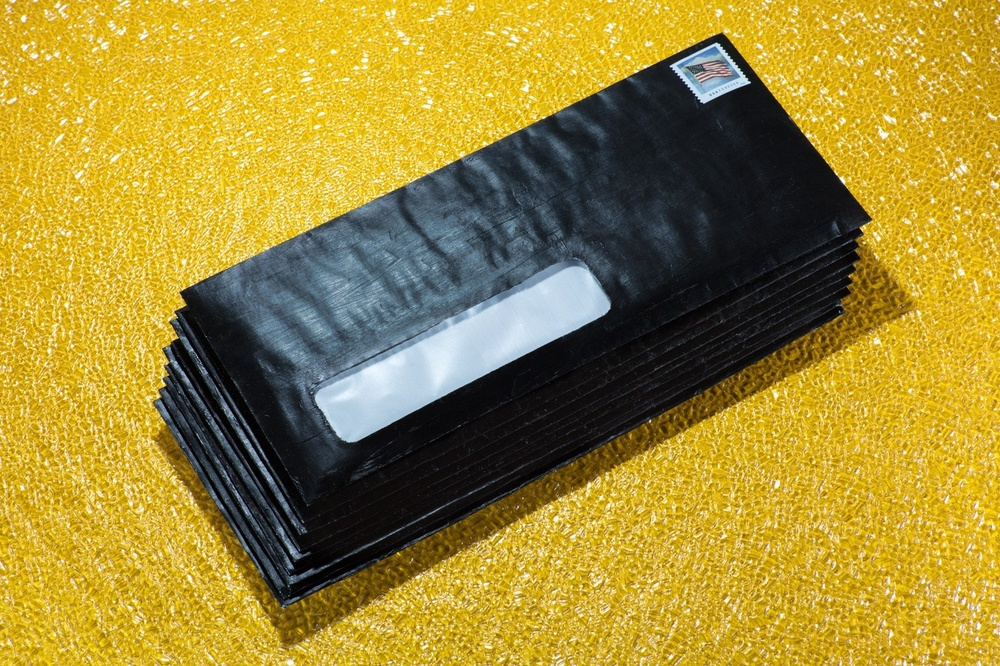
#> input picture blackmail.jpg, 1000 x 666 px, shrunk from 1600 x 1066 before the run
$ python checkboardmask.py
#> lines starting #> are read from the running program, lines starting #| are printed output that depends on the picture; after the words box and inside, x2 and y2 are one past the last pixel; in counts of white or black regions, pixels touching at a corner belong together
#!/usr/bin/env python3
# -*- coding: utf-8 -*-
"""
Created on Tue Mar 31 15:56:16 2020

@author: calypso
"""
# Loading libraries
# from io import BytesIO as byt (use from internet)
# import requests (use from internet)
from PIL import Image, ImageDraw
import os
import numpy as np

# Defining directory
wd = "/Users/calypso/github/ImagesCheckBoard"
os.chdir(wd)
#opening image
#url = 'https://media.wired.com/photos/5e593510bd2cfe00085b5600/master/w_1600%2Cc_limit/photo_mauve_il-miracolo_10.jpg' (use from internet)
#response = requests.get(url) (use from internet)
#pict = Image.open(byt(response.content)) (use from internet)
pict = Image.open('blackmail.jpg')
#> pict is the input picture: PIL image 1000x666 RGB; mean R, G, B 160.9, 139.2, 52.8
# defining number of pieces
revealed = 8
# getting pieces size
w, h = pict.size
#> w = 1000; h = 666
# geting relevants points for piece
w1 = w//3
#> w1 = 333
h1 =h//3
#> h1 = 222
start=0
# Building mask from 'https://note.nkmk.me/en/python-pillow-composite/'
mask = Image.new('RGB',pict.size)
#> mask: PIL image 1000x666 RGB; every value is 0
draw = ImageDraw.Draw(mask)

if revealed ==1:
    draw.rectangle((start,start,w1,h1), fill= (255,255,255))

elif revealed ==2:
    draw.rectangle((start,start,w1,h1), fill= (255,255,255))
    draw.rectangle((w1,h1,w1+w1,h1+h1),fill= (255,255,255))

elif revealed == 3:
    draw.rectangle((start,start,w1,h1), fill= (255,255,255))
    draw.rectangle((w1,h1,w1+w1,h1+h1),fill= (255,255,255))
    draw.rectangle((w1+w1,h1+h1,w,h),fill= (255,255,255) )

elif revealed == 4:
    draw.rectangle((start,start,w1,h1), fill= (255,255,255))
    draw.rectangle((w1,h1,w1+w1,h1+h1),fill= (255,255,255))
    draw.rectangle((w1+w1,h1+h1,w,h),fill= (255,255,255))
    draw.rectangle((w1+w1,start,w, h1), fill= (255,255,255))

elif revealed == 5:
    draw.rectangle((start,start,w1,h1), fill= (255,255,255))
    draw.rectangle((w1,h1,w1+w1,h1+h1),fill= (255,255,255))
    draw.rectangle((w1+w1,h1+h1,w,h),fill= (255,255,255))
    draw.rectangle((w1+w1,start,w, h1), fill= (255,255,255))
    draw.rectangle((start,h1+h1,w1, h), fill= (255,255,255))

elif revealed == 6:
    draw.rectangle((start,start,w1,h1), fill= (255,255,255))
    draw.rectangle((w1,h1,w1+w1,h1+h1),fill= (255,255,255))
    draw.rectangle((w1+w1,h1+h1,w,h),fill= (255,255,255))
    draw.rectangle((w1+w1,start,w, h1), fill= (255,255,255))
    draw.rectangle((start,h1+h1,w1, h), fill= (255,255,255))
    draw.rectangle((w1,start,w1+w1, h1), fill= (255,255,255))
elif revealed == 7:
    draw.rectangle((start,start,w1,h1), fill= (255,255,255))
    draw.rectangle((w1,h1,w1+w1,h1+h1),fill= (255,255,255))
    draw.rectangle((w1+w1,h1+h1,w,h),fill= (255,255,255))
    draw.rectangle((w1+w1,start,w, h1), fill= (255,255,255))
    draw.rectangle((start,h1+h1,w1, h), fill= (255,255,255))
    draw.rectangle((w1,start,w1+w1, h1), fill= (255,255,255))
    draw.rectangle((start,h1,w1,h1+h1), fill= (255,255,255))
elif revealed == 8:
    draw.rectangle((start,start,w1,h1), fill= (255,255,255))
    draw.rectangle((w1,h1,w1+w1,h1+h1),fill= (255,255,255))
    draw.rectangle((w1+w1,h1+h1,w,h),fill= (255,255,255))
    draw.rectangle((w1+w1,start,w, h1), fill= (255,255,255))
    draw.rectangle((start,h1+h1,w1, h), fill= (255,255,255))
    draw.rectangle((w1,start,w1+w1, h1), fill= (255,255,255))
    draw.rectangle((start,h1,w1,h1+h1), fill= (255,255,255))
    draw.rectangle((w1+w1,h1,w,h1+h1), fill= (255,255,255))
elif revealed == 9:
    draw.rectangle((start,start,w1,h1), fill= (255,255,255))
    draw.rectangle((w1,h1,w1+w1,h1+h1),fill= (255,255,255))
    draw.rectangle((w1+w1,h1+h1,w,h),fill= (255,255,255))
    draw.rectangle((w1+w1,start,w, h1), fill= (255,255,255))
    draw.rectangle((start,h1+h1,w1, h), fill= (255,255,255))
    draw.rectangle((w1,start,w1+w1, h1), fill= (255,255,255))
    draw.rectangle((start,h1,w1,h1+h1), fill= (255,255,255))
    draw.rectangle((w1+w1,h1,w1,h1+h1), fill= (255,255,255))
    draw.rectangle((w1,h1+h1,w1+w1,h), fill= (255,255,255))
else:
    ValueError("Error in Input: please put a number \
               of pieces to reveal between 1 and 9")
mask.save(wd + '/mask.jpg', quality=95)
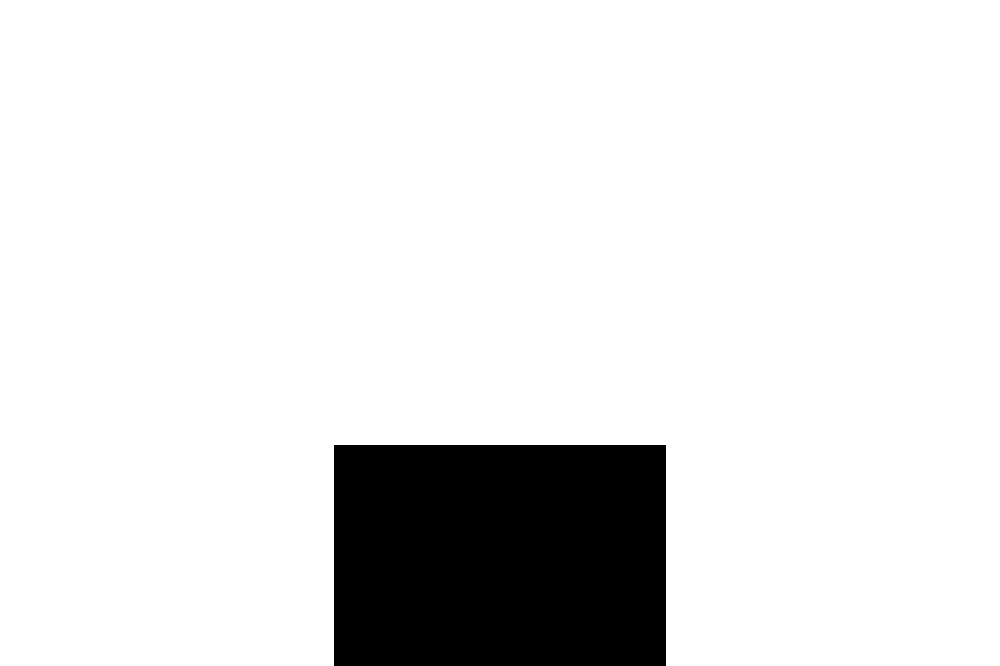
#> saved as mask.jpg: PIL image 1000x666 RGB; 89% white; 1 black region, box (x1, y1, x2, y2) and area: (334, 445, 666, 666) 73372
# using mask
src= np.array(pict)
mask = np.array(mask)
mask = mask/255
dst = src * mask
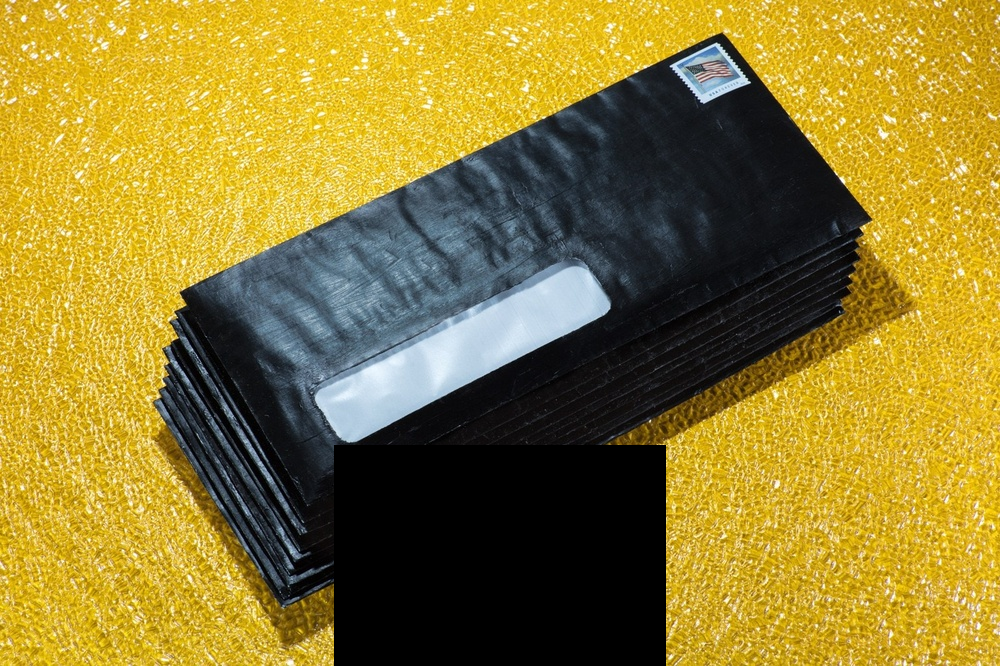
#> dst: shape (666, 1000, 3) float64; mean R, G, B 144.8, 125.7, 48.5
b = Image.fromarray(dst.astype(np.uint8)).save(wd + "/numpy_image_mask.jpg")
#output
#> (the run stopped early here; a loop or call above may not have finished)

$ run again, with greenthumb.jpg copied over blackmail.jpg
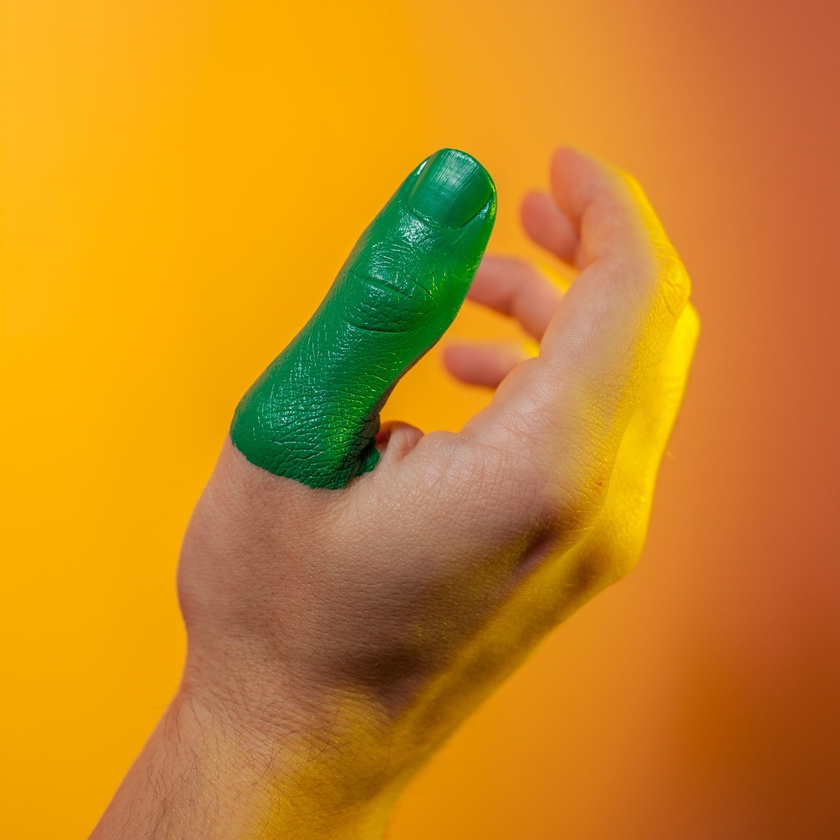
#> input picture greenthumb.jpg, 840 x 840 px, shrunk from 1600 x 1600 before the run
#> pict is the input picture: PIL image 840x840 RGB; mean R, G, B 200.7, 135.2, 33.5
#> `dst = src * mask`:
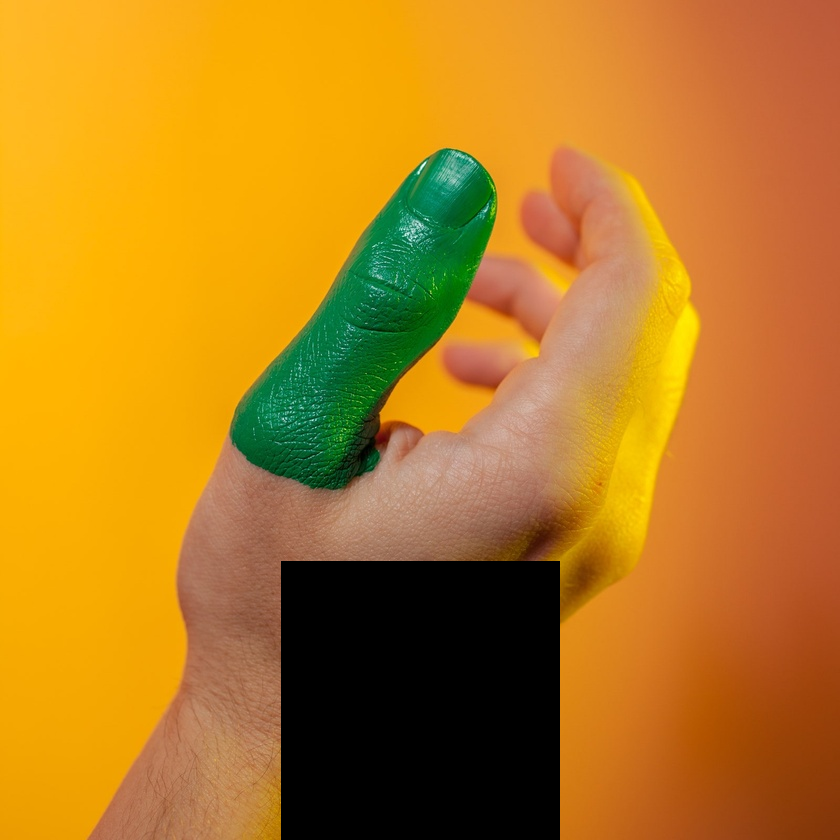
#> dst: shape (840, 840, 3) float64; mean R, G, B 182.8, 124.1, 31.2
